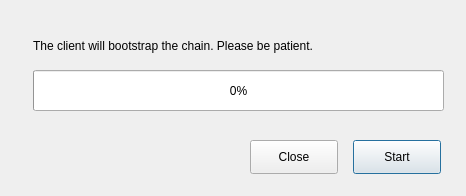
<?xml version="1.0" encoding="UTF-8"?>
<ui version="4.0">
 <class>BootstrapDialog</class>
 <widget class="QDialog" name="BootstrapDialog">
  <property name="geometry">
   <rect>
    <x>0</x>
    <y>0</y>
    <width>466</width>
    <height>196</height>
   </rect>
  </property>
  <property name="windowTitle">
   <string>Dialog</string>
  </property>
  <widget class="QLabel" name="label">
   <property name="geometry">
    <rect>
     <x>33</x>
     <y>20</y>
     <width>411</width>
     <height>51</height>
    </rect>
   </property>
   <property name="text">
    <string>The client will bootstrap the chain. Please be patient.</string>
   </property>
  </widget>
  <widget class="QProgressBar" name="progressBar">
   <property name="geometry">
    <rect>
     <x>33</x>
     <y>70</y>
     <width>411</width>
     <height>41</height>
    </rect>
   </property>
   <property name="value">
    <number>0</number>
   </property>
   <property name="textVisible">
    <bool>true</bool>
   </property>
   <property name="invertedAppearance">
    <bool>false</bool>
   </property>
  </widget>
  <widget class="QPushButton" name="startButton">
   <property name="geometry">
    <rect>
     <x>353</x>
     <y>140</y>
     <width>88</width>
     <height>34</height>
    </rect>
   </property>
   <property name="text">
    <string>Start</string>
   </property>
  </widget>
  <widget class="QPushButton" name="closeButton">
   <property name="geometry">
    <rect>
     <x>250</x>
     <y>140</y>
     <width>88</width>
     <height>34</height>
    </rect>
   </property>
   <property name="text">
    <string>Close</string>
   </property>
  </widget>
 </widget>
 <resources/>
 <connections/>
</ui>
